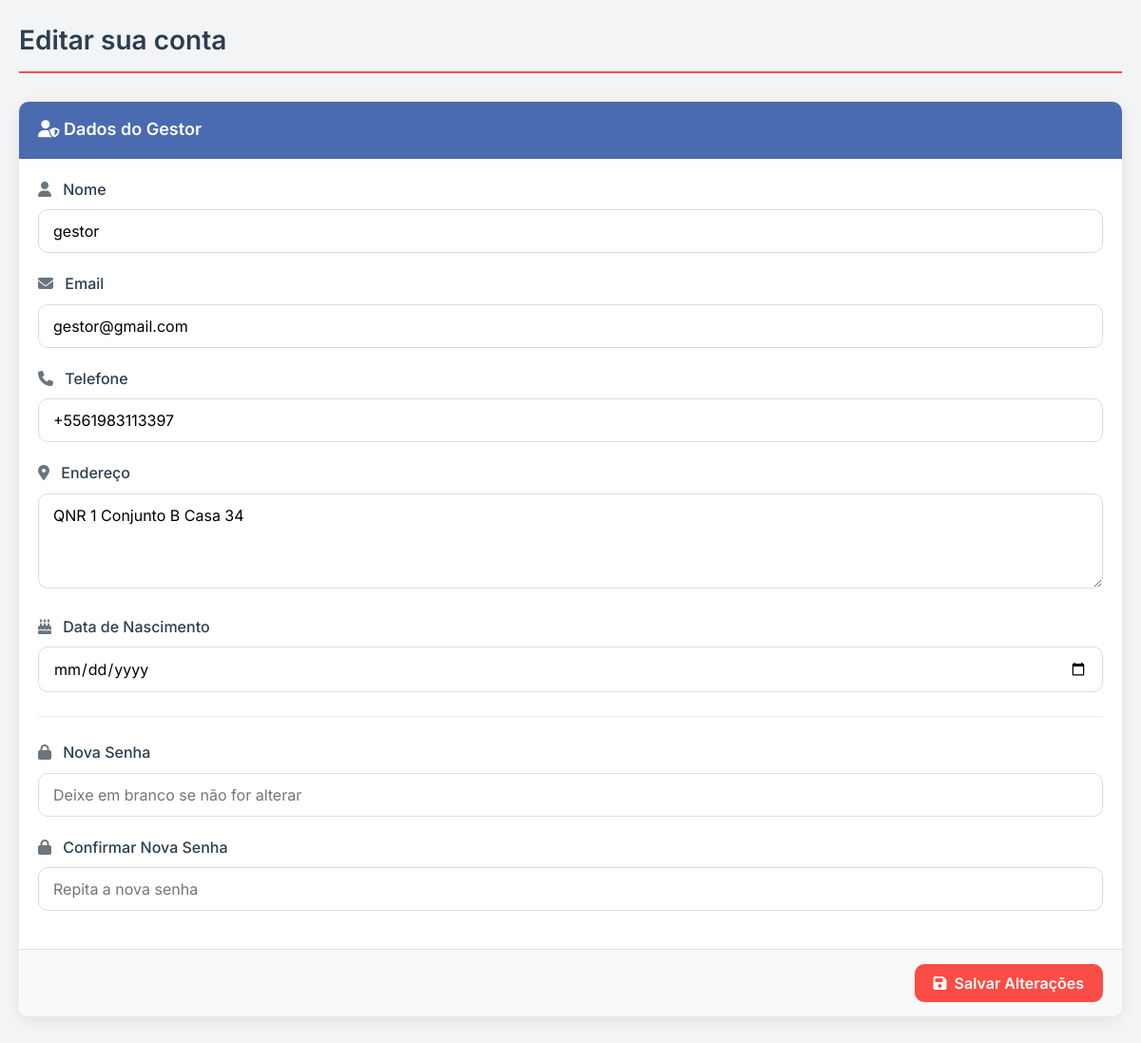
The app's page /gestor/telas/editar_gestor.php (signed in), older data.
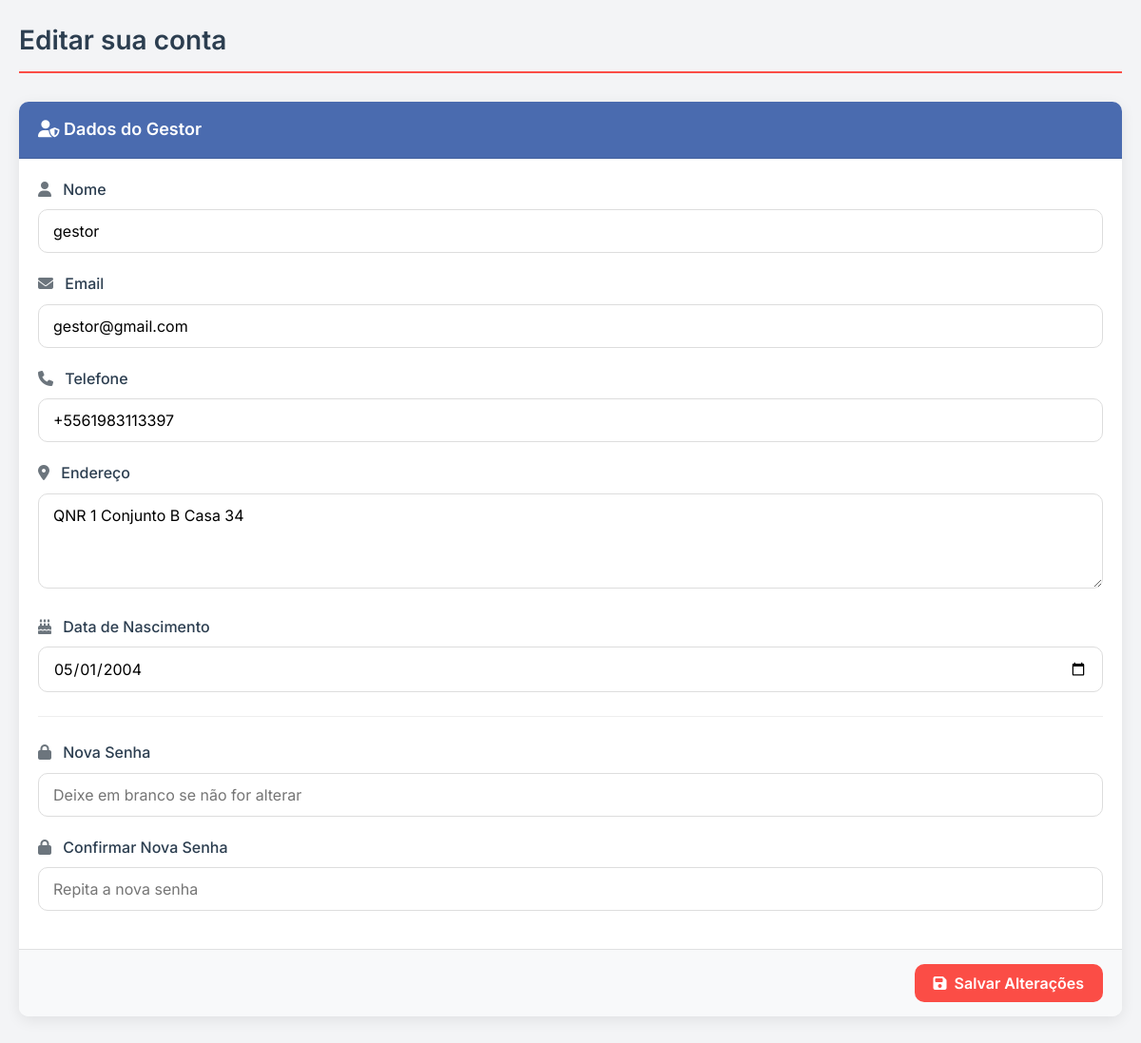
The same page, newer data.
### tables this page shows
CREATE TABLE `usuarios` (
  `ID` int(11) NOT NULL,
  `Nome` varchar(45) NOT NULL,
  `Email` varchar(45) NOT NULL,
  `Data_Nascimento` varchar(45) NOT NULL,
  `Telefone` varchar(45) NOT NULL,
  `Endereco` varchar(45) NOT NULL,
  `CPF` char(14) NOT NULL,
  `Perfil_ID_Perfil` int(11) NOT NULL,
  `solicitou_exclusao` varchar(45) DEFAULT NULL,
  `Senha` varchar(255) NOT NULL,
  `Data_Solicitacao_Exclusao` datetime DEFAULT current_timestamp()
);

### gestor/telas/editar_gestor.php (the view, shortened to what this page needs)
<?php
require_once '../../config/config.php';
$id_usuario = $_SESSION['usuario']['ID'];
$sql = "SELECT * FROM usuarios WHERE id = :id";
$stmt = $pdo->prepare($sql);
$stmt->bindParam(':id', $id_usuario);
$stmt->execute();
$usuario = $stmt->fetch(PDO::FETCH_ASSOC);
?>
<!DOCTYPE html>
<html lang="pt-br">
<head>
    <link rel="stylesheet" href="https://cdnjs.cloudflare.com/ajax/libs/font-awesome/6.5.0/css/all.min.css">
</head>
<body>
    <div class="content-wrapper">
        <section class="content-header">
            <div class="container-fluid">
                <h1> Editar sua conta</h1>
            </div>
        </section>
        <section class="content">
            <div class="container-fluid">
                <div class="row">
                    <div class="col-md-8 mx-auto">
                        <div class="card">
                            <div class="card-header gestor">
                                <h3 class="card-title"><i class="fas fa-user-shield"></i> Dados do Gestor</h3>
                            </div>
                            <form method="POST">
                                <div class="card-body">
                                    <div class="form-group">
                                        <label><i class="fas fa-user input-icon"></i> Nome</label>
                                        <input type="text" class="form-control" name="nome" value="<?= htmlspecialchars($usuario['Nome'] ?? '') ?>" required>
                                    </div>
                                    <div class="form-group">
                                        <label><i class="fas fa-envelope input-icon"></i> Email</label>
                                        <input type="email" class="form-control" name="email" value="<?= htmlspecialchars($usuario['Email'] ?? '') ?>" required>
                                    </div>
                                    <div class="form-group">
                                        <label><i class="fas fa-phone input-icon"></i> Telefone</label>
                                        <input type="text" class="form-control" name="telefone" value="<?= htmlspecialchars($usuario['Telefone'] ?? '') ?>">
                                    </div>
                                    <div class="form-group">
                                        <label><i class="fas fa-map-marker-alt input-icon"></i> Endereço</label>
                                        <textarea class="form-control" name="endereco" rows="3"><?= htmlspecialchars($usuario['Endereco'] ?? '') ?></textarea>
                                    </div>
                                    <div class="form-group">
                                        <label><i class="fas fa-birthday-cake input-icon"></i> Data de Nascimento</label>
                                        <input type="date" class="form-control" name="data_nascimento" value="<?= htmlspecialchars($usuario['Data_Nascimento'] ?? '') ?>">
                                    </div>
                                    <div class="divider"></div>
                                    <div class="form-group">
                                        <label><i class="fas fa-lock input-icon"></i> Nova Senha</label>
                                        <input type="password" class="form-control" name="nova_senha" placeholder="Deixe em branco se não for alterar">
                                    </div>
                                    <div class="form-group">
                                        <label><i class="fas fa-lock input-icon"></i> Confirmar Nova Senha</label>
                                        <input type="password" class="form-control" name="confirmar_senha" placeholder="Repita a nova senha">
                                    </div>
                                </div>
                                <div class="card-footer">
                                    <button type="submit" class="btn btn-primary">
                                        <i class="fas fa-save"></i> Salvar Alterações
                                    </button>
                                </div>
                            </form>
                        </div>
                    </div>
                </div>
            </div>
        </section>
    </div>
</body>
</html>

Row changes from the older to the newer data that the page shows:
changed usuarios "gestor": data_nascimento (not shown) → "05/01/2004"
